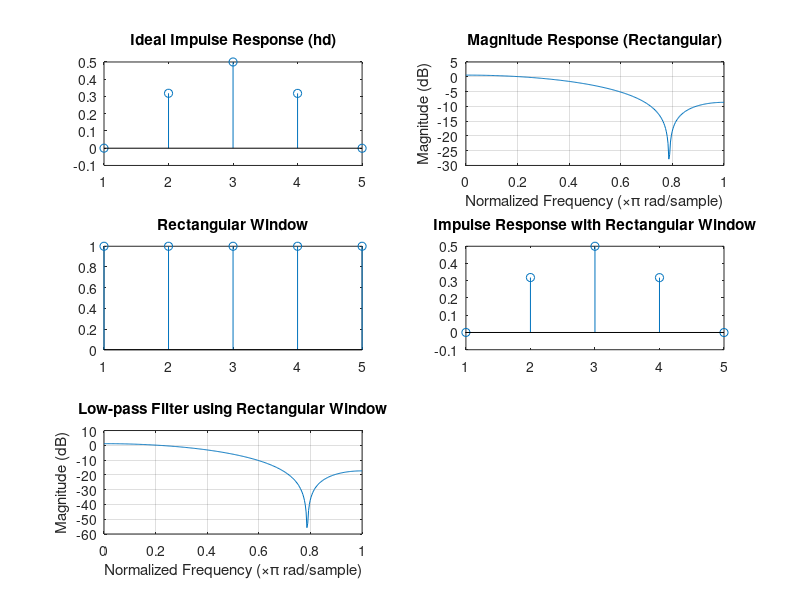
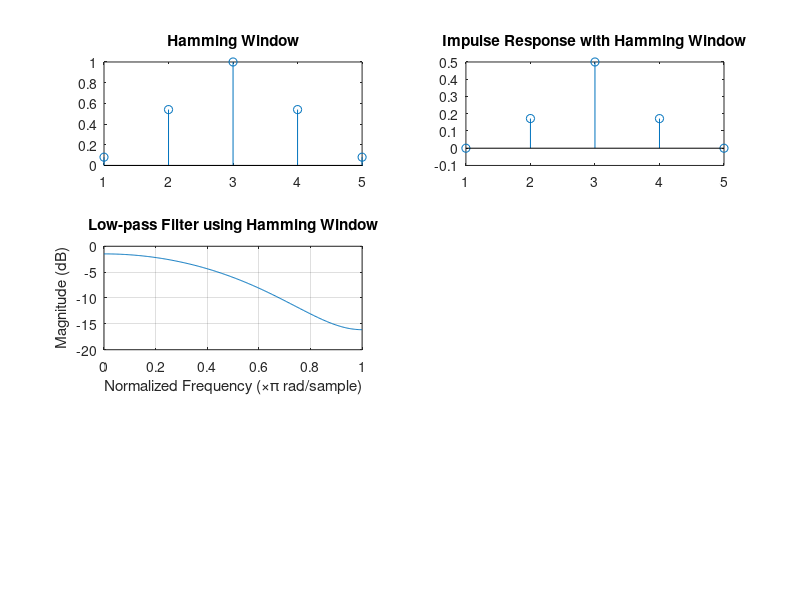
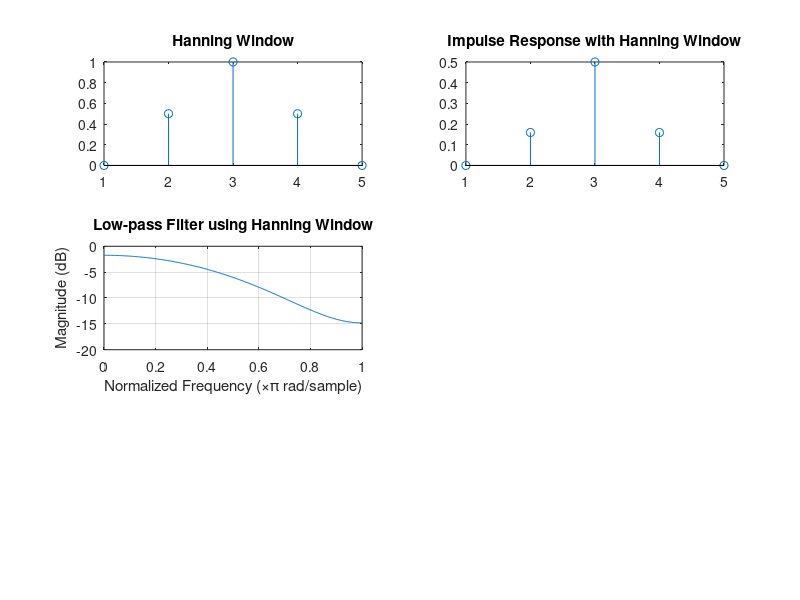
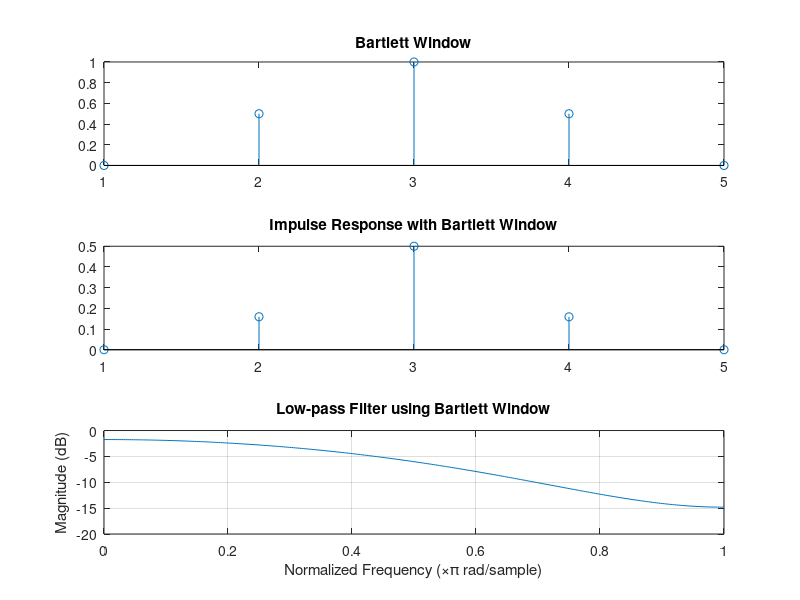

These figures' MATLAB source, in order:
clc;
clear all;
close all;
% Using Rectangular windowing
wc = 0.5*pi;
N = input('Enter the order:');
alpha = (N-1)/2;
eps = 0.001;
n = 0:1:N-1;
hd = sin(wc*(n-alpha+eps)) ./ (pi*(n-alpha+eps));
wr_b = boxcar(N);
hn = hd .* wr_b';
w = 0:0.01:pi;
h = freqz(hn, 1, w);

figure;
subplot(3, 2, 1);
stem(hd);
title('Ideal Impulse Response (hd)');

subplot(3, 2, 2);
plot(w/pi, 10*log10(abs(h)));
title('Magnitude Response (Rectangular)');
xlabel('Normalized Frequency (\times\pi rad/sample)');
ylabel('Magnitude (dB)');
grid on;

subplot(3, 2, 3);
stem(wr_b);
title('Rectangular Window');

subplot(3, 2, 4);
stem(hn);
title('Impulse Response with Rectangular Window');

subplot(3, 2, 5);
h = freqz(hn, 1, w);
plot(w/pi, 20*log10(abs(h)));
title('Low-pass Filter using Rectangular Window');
xlabel('Normalized Frequency (\times\pi rad/sample)');
ylabel('Magnitude (dB)');
grid on;

% Using Hamming window
wr_hm = hamming(N);
hn_hm = hd .* wr_hm';

figure;
subplot(3, 2, 1);
stem(wr_hm);
title('Hamming Window');

subplot(3, 2, 2);
stem(hn_hm);
title('Impulse Response with Hamming Window');

subplot(3, 2, 3);
hm = freqz(hn_hm, 1, w);
plot(w/pi, 20*log10(abs(hm)));
title('Low-pass Filter using Hamming Window');
xlabel('Normalized Frequency (\times\pi rad/sample)');
ylabel('Magnitude (dB)');
grid on;

% Using Hanning window
wr_hn = hanning(N);
hn_hn = hd .* wr_hn';

figure;
subplot(3, 2, 1);
stem(wr_hn);
title('Hanning Window');

subplot(3, 2, 2);
stem(hn_hn);
title('Impulse Response with Hanning Window');

subplot(3, 2, 3);
hm = freqz(hn_hn, 1, w);
plot(w/pi, 20*log10(abs(hm)));
title('Low-pass Filter using Hanning Window');
xlabel('Normalized Frequency (\times\pi rad/sample)');
ylabel('Magnitude (dB)');
grid on;

% Using Bartlett Window
wr_bart = bartlett(N);
hn_bart = hd .* wr_bart';

figure;
subplot(3, 1, 1);
stem(wr_bart);
title('Bartlett Window');

subplot(3, 1, 2);
stem(hn_bart);
title('Impulse Response with Bartlett Window');

subplot(3, 1, 3);
h_bart = freqz(hn_bart, 1, w);
plot(w/pi, 20*log10(abs(h_bart)));
title('Low-pass Filter using Bartlett Window');
xlabel('Normalized Frequency (\times\pi rad/sample)');
ylabel('Magnitude (dB)');
grid on;